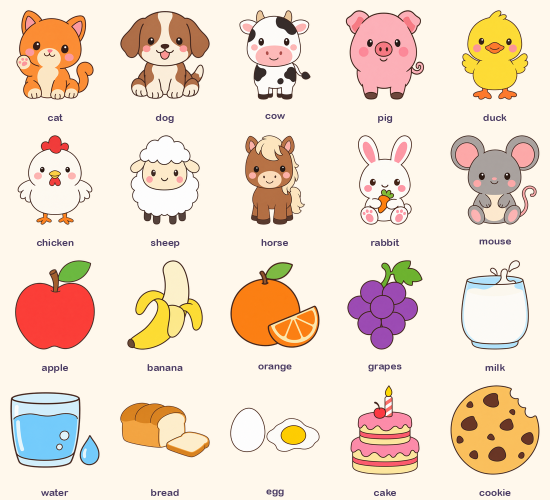
#> input picture art/review-20.png, 1100 x 1000 px (shown at 1/2 size)
$ python -i import_art.py   (imports and definitions only)
#> lines starting #> are read from the running program, lines starting #| are printed output that depends on the picture; after the words box and inside, x2 and y2 are one past the last pixel; in counts of white or black regions, pixels touching at a corner belong together
#> further down, picture is the input picture: PIL image 1100x1000 RGB; mean R, G, B 239.5, 220.7, 203.2
"""Import hand-generated GPT images from art/raw/ into the app.

Usage: .venv/bin/python scripts/import_art.py
In:  art/raw/<id>.png|jpg|webp   (sticker per word; scene-<theme>.png for backgrounds)
     art/raw/house-<theme>.png    (the theme's little building on the home island, transparent)
     art/raw/island.png, garden-bg.png, night-bg.png (3:2 page backgrounds)
Out: public/pack/img/<id>.webp    (512px, transparent, trimmed and centered)
     public/pack/img/house-<theme>.webp (trimmed tight, bottom = ground line, max 512px)
     public/pack/img/<background>.webp  (1536px wide)
     art/review.png               (contact sheet on cream, to check by eye)

Images are language-agnostic: every language pack shares public/pack/img/.
If an image has no transparency, the flat background is removed by flood-filling
from the corners (the white sticker border stops the fill).
"""
import json
import pathlib

from PIL import Image, ImageChops, ImageDraw, ImageFilter, ImageFont

ROOT = pathlib.Path(__file__).resolve().parents[1]
RAW = ROOT / "art/raw"
OUT = ROOT / "public/pack/img"
SIZE = 512
PAD = 0.06  # margin around the trimmed sticker
SENTINEL = (255, 0, 254)


# [5 lines left out: function has_transparency, not called in this run]


def cut_background(im, thresh=38):
    """Flood-fill the flat background from the four corners and make it transparent."""
#> called with thresh = 38
    rgb = im.convert("RGB")
    w, h = rgb.size
#> w = 1100; h = 1000
    for xy in ((0, 0), (w - 1, 0), (0, h - 1), (w - 1, h - 1)):
        if rgb.getpixel(xy) != SENTINEL:
            ImageDraw.floodfill(rgb, xy, SENTINEL, thresh=thresh)
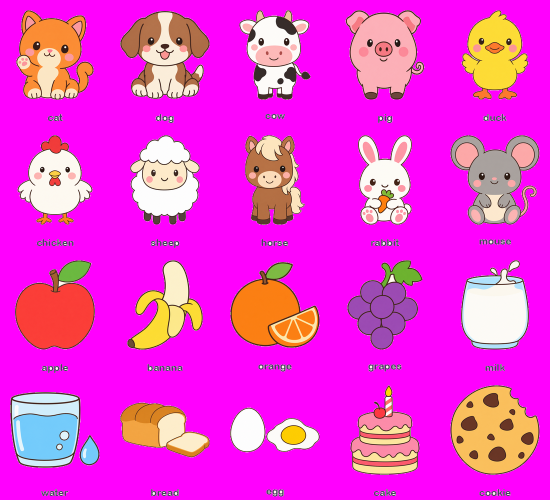
#> rgb: PIL image 1100x1000 RGB (shown at 1/2 size); mean R, G, B 239.6, 54.2, 215.4
    mask = Image.eval(
        Image.merge("RGB", [c.point(lambda v, t=t: 255 if v == t else 0) for c, t in zip(rgb.split(), SENTINEL)]).convert("L"),
        lambda v: 0 if v == 255 else 255,
    )
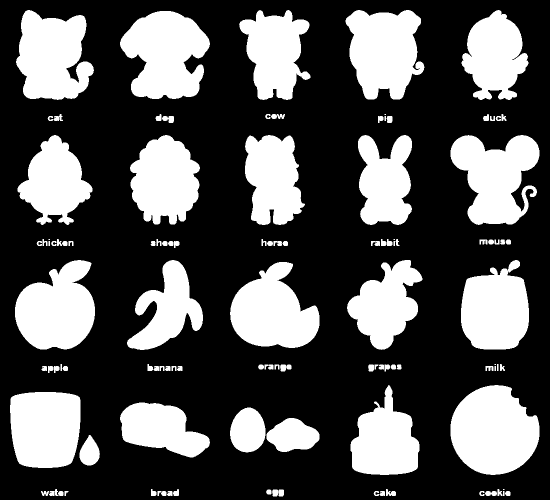
#> mask: PIL image 1100x1000 L (shown at 1/2 size); 32.9% white; 108 white regions (5 under 20 px), largest, box (x1, y1, x2, y2) and area: (901, 770, 1079, 950) 24053, (240, 22, 420, 198) 22311, (901, 270, 1079, 450) 20784
    out = im.convert("RGBA")
    out.putalpha(mask)
    return out


# [119 lines left out: functions fill_holes, square, tight, cutout, background, find_raw and 1 more, not called in this run]


# [2 lines not run here, left out]

>>> from PIL import Image
>>> picture = Image.open('../art/review-20.png')
>>> result = cut_background(picture)

$ run again, on art/style-compare.png
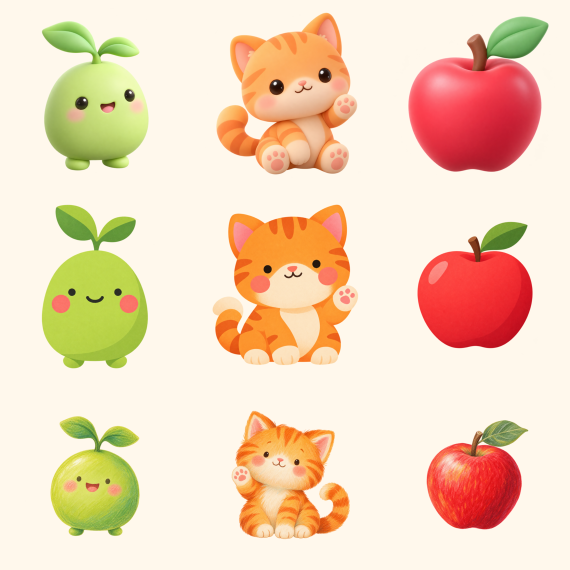
#> input picture art/style-compare.png, 1140 x 1140 px (shown at 1/2 size)
#> picture is the input picture: PIL image 1140x1140 RGBA; mean R, G, B, A 242.7, 215, 187.7, 255
#> after the loop in cut_background, `for xy in ((0, 0), (w - 1, 0), (0, h - 1), (w - 1, h - 1)):`:
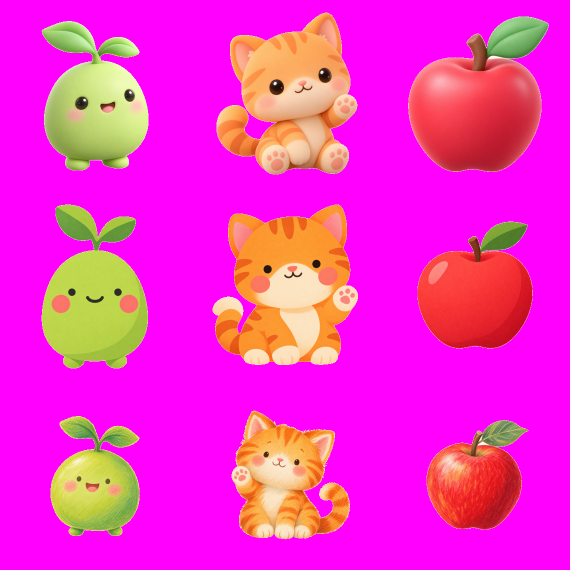
#> rgb: PIL image 1140x1140 RGB (shown at 1/2 size); mean R, G, B 242.7, 48.6, 199.8
#> in cut_background, `mask = Image.eval( Image.merge("RGB", [c.point(lambda v, t=t: 255 if v..`:
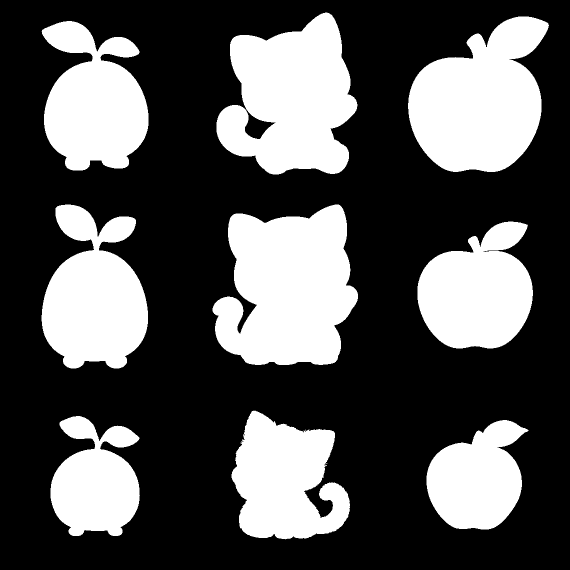
#> mask: PIL image 1140x1140 L (shown at 1/2 size); 32.9% white; 9 white regions, largest, box (x1, y1, x2, y2) and area: (425, 409, 716, 730) 69740, (433, 25, 715, 349) 62341, (816, 33, 1098, 344) 60164
